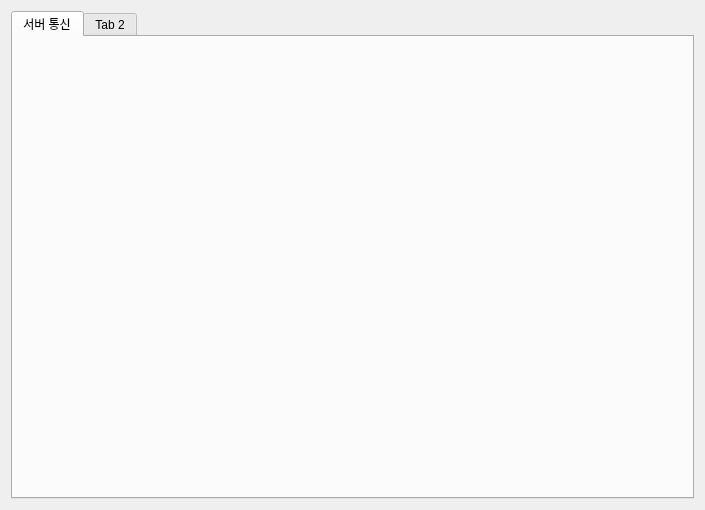
<?xml version="1.0" encoding="UTF-8"?>
<ui version="4.0">
 <class>Widget</class>
 <widget class="QWidget" name="Widget">
  <property name="geometry">
   <rect>
    <x>0</x>
    <y>0</y>
    <width>705</width>
    <height>510</height>
   </rect>
  </property>
  <property name="windowTitle">
   <string>서버 통신 프로그램</string>
  </property>
  <layout class="QVBoxLayout" name="verticalLayout">
   <item>
    <widget class="QTabWidget" name="tabWidget">
     <property name="currentIndex">
      <number>0</number>
     </property>
     <widget class="QWidget" name="serverTab">
      <attribute name="title">
       <string>서버 통신</string>
      </attribute>
      <layout class="QVBoxLayout" name="serverTabLayout">
       <property name="spacing">
        <number>0</number>
       </property>
       <property name="leftMargin">
        <number>0</number>
       </property>
       <property name="topMargin">
        <number>0</number>
       </property>
       <property name="rightMargin">
        <number>0</number>
       </property>
       <property name="bottomMargin">
        <number>0</number>
       </property>
      </layout>
     </widget>
     <widget class="QWidget" name="tab_2">
      <attribute name="title">
       <string>Tab 2</string>
      </attribute>
     </widget>
    </widget>
   </item>
  </layout>
 </widget>
 <resources/>
 <connections/>
</ui>
